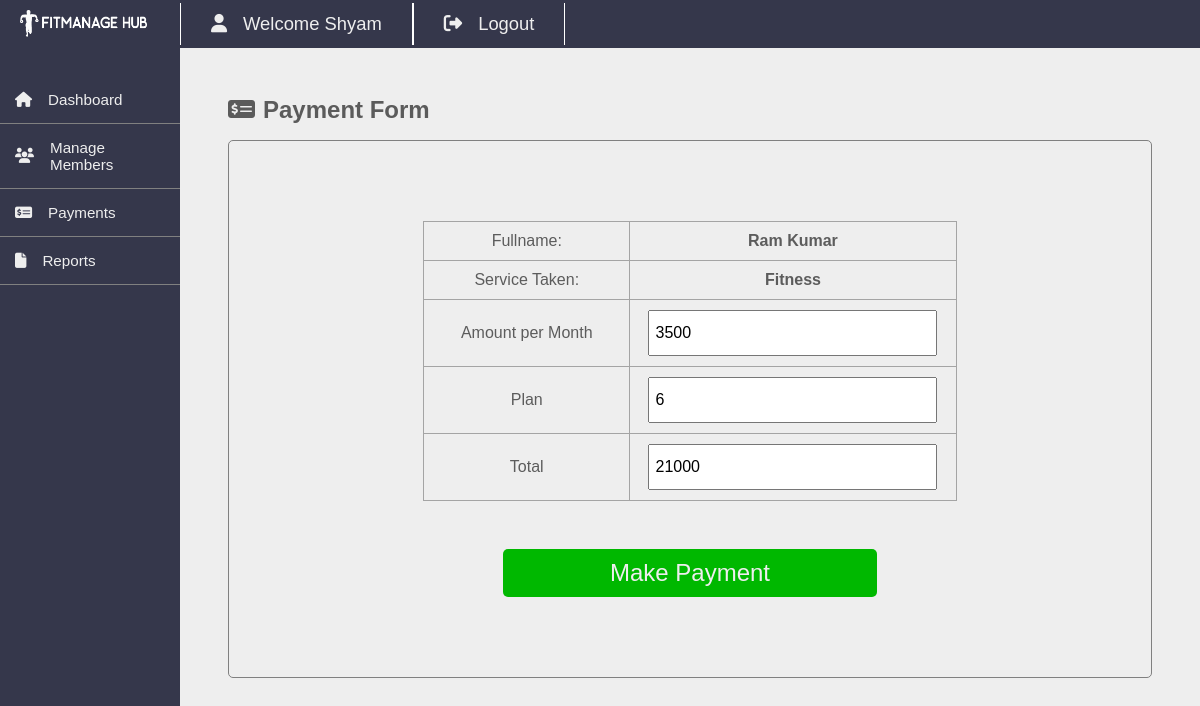
The page /staffs/user-payment.php?id=1 (signed in) on the database its author committed.
### tables this page shows
CREATE TABLE `members` (
  `id` int(11) NOT NULL,
  `fullname` varchar(20) NOT NULL,
  `username` varchar(20) NOT NULL,
  `password` varchar(100) NOT NULL,
  `gender` varchar(20) NOT NULL,
  `dor` date NOT NULL,
  `services_id` int(11) NOT NULL,
  `plan` varchar(100) NOT NULL,
  `address` varchar(20) NOT NULL,
  `contact` varchar(10) NOT NULL,
  `status` varchar(20) NOT NULL DEFAULT 'Active',
  `reminder` int(11) NOT NULL DEFAULT 0,
  `pay_date` date NOT NULL,
  `plan_link` varchar(255) NOT NULL
);

CREATE TABLE `services` (
  `id` int(11) NOT NULL,
  `service_name` varchar(100) NOT NULL,
  `cost` int(11) NOT NULL
);

### staffs/user-payment.php (the view, shortened to what this page needs)
<?php
include '../dbcon.php';
if(isset($_GET['id'])) $id=$_GET['id'];
$sql="SELECT members.*, services.service_name , services.cost
    FROM members
    LEFT JOIN services on members.services_id=services.id
    WHERE members.id=$id";
$res=mysqli_query($conn,$sql);
?>
<!DOCTYPE html>
<html lang="en">
<head>
    <link rel="stylesheet" href="css/user-payment.css">
</head>
<body>
<?php include "includes/template.php"?>
<div class="content">
    <h2><i class="fa-solid fa-money-check-dollar" style="margin-right: 0.5rem"></i>Payment Form</h2>
    <div class="form-container">
                <form action="userpay.php" method="post">
                    <table>
                        <?php while($user=mysqli_fetch_assoc($res)){ ?>
                    <tr>
                        <td><label for="name">Fullname: </label></td>
                        <td><input type="hidden" name="fullname" value="<?=$user['fullname']?>"><b><?=$user['fullname']?></b></td>
                    </tr>
                    <tr>
                        <td><label for="service">Service Taken: </label></td>
                        <td><input type="hidden" name="services" value="<?=$user['services_id'] ?>"><b><?=$user['service_name']?></b></td>
                    </tr>
                    <tr>
                        <td><label for="amount">Amount per Month</label></td>
                        <td><input type="number" name="amount" value="<?=$user['cost']?>"></td>
                    </tr>
                    <tr>
                        <td><label for="plan">Plan</label></td>
                        <td><input type="number" name="plan" value="<?=$user['plan']?>"></td>
                    </tr>
                    <tr>
                        <td><label for="total">Total</label></td>
                        <td><input type="number" name="total" value="<?=$user['cost']*$user['plan']?>"></td>
                    </tr>
                </table>
                <button>Make Payment</button>
                <?php } ?>
        </form>
    </div>
</div>
<?php include "includes/footer.php" ?>

### staffs/css/user-payment.css (style rules this page uses)
table,td { color: rgb(92,92,92); border: 1px solid rgb(164, 164, 164); padding: 10px; text-align: center; }
table { border-collapse: collapse; width: 100%; }
.form-container { margin-top: 1rem; display: flex; justify-content: center; align-items: center; border: 1px solid grey; border-radius: 5px; padding: 5rem; }
form { width: 70%; display: flex; flex-direction: column; align-items: center; gap: 3rem; }
form input { width: 90%; height: 2rem; padding: 5px; font-size: 1rem; }
button { width: 70%; height: 3rem; font-size: 1.5rem; background-color: rgb(0, 184, 0); border: none; border-radius: 5px; color: #eeeeee; }

### staffs/css/template.css (style rules this page uses)
* { margin: 0; padding: 0; font-family: "Poppins", sans-serif; }
body { background-color: #eeeeee; }
.content { margin: 3rem; color: rgb(91,91,91); }

### rows shown on the page
members: fullname "Ram Kumar", services.service_name "Fitness", amount "3500", plan "6", total "21000"

### other values the page prints
$_SESSION['user'] "Shyam"
